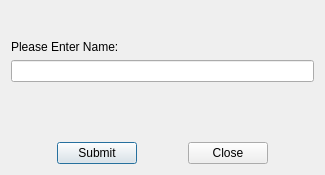
<?xml version="1.0" encoding="UTF-8"?>
<ui version="4.0">
 <class>HostNameDialog</class>
 <widget class="QDialog" name="HostNameDialog">
  <property name="geometry">
   <rect>
    <x>0</x>
    <y>0</y>
    <width>325</width>
    <height>175</height>
   </rect>
  </property>
  <property name="windowTitle">
   <string>Dialog</string>
  </property>
  <layout class="QVBoxLayout" name="verticalLayout">
   <item>
    <spacer name="verticalSpacer_2">
     <property name="orientation">
      <enum>Qt::Vertical</enum>
     </property>
     <property name="sizeHint" stdset="0">
      <size>
       <width>20</width>
       <height>17</height>
      </size>
     </property>
    </spacer>
   </item>
   <item>
    <widget class="QLabel" name="label">
     <property name="text">
      <string>Please Enter Name:</string>
     </property>
    </widget>
   </item>
   <item>
    <widget class="QLineEdit" name="HostNameLineEdit">
     <property name="text">
      <string/>
     </property>
    </widget>
   </item>
   <item>
    <layout class="QHBoxLayout" name="horizontalLayout_2">
     <item>
      <spacer name="horizontalSpacer">
       <property name="orientation">
        <enum>Qt::Horizontal</enum>
       </property>
       <property name="sizeHint" stdset="0">
        <size>
         <width>40</width>
         <height>20</height>
        </size>
       </property>
      </spacer>
     </item>
     <item>
      <widget class="QLabel" name="noNameLabel">
       <property name="text">
        <string/>
       </property>
      </widget>
     </item>
     <item>
      <spacer name="horizontalSpacer_2">
       <property name="orientation">
        <enum>Qt::Horizontal</enum>
       </property>
       <property name="sizeHint" stdset="0">
        <size>
         <width>40</width>
         <height>20</height>
        </size>
       </property>
      </spacer>
     </item>
    </layout>
   </item>
   <item>
    <spacer name="verticalSpacer">
     <property name="orientation">
      <enum>Qt::Vertical</enum>
     </property>
     <property name="sizeHint" stdset="0">
      <size>
       <width>20</width>
       <height>17</height>
      </size>
     </property>
    </spacer>
   </item>
   <item>
    <layout class="QHBoxLayout" name="horizontalLayout">
     <item>
      <spacer name="horizontalSpacer_4">
       <property name="orientation">
        <enum>Qt::Horizontal</enum>
       </property>
       <property name="sizeHint" stdset="0">
        <size>
         <width>40</width>
         <height>20</height>
        </size>
       </property>
      </spacer>
     </item>
     <item>
      <widget class="QPushButton" name="HostPlayerNameButton">
       <property name="text">
        <string>Submit</string>
       </property>
      </widget>
     </item>
     <item>
      <spacer name="horizontalSpacer_3">
       <property name="orientation">
        <enum>Qt::Horizontal</enum>
       </property>
       <property name="sizeHint" stdset="0">
        <size>
         <width>40</width>
         <height>20</height>
        </size>
       </property>
      </spacer>
     </item>
     <item>
      <widget class="QPushButton" name="HostNameCloseButton">
       <property name="text">
        <string>Close</string>
       </property>
      </widget>
     </item>
     <item>
      <spacer name="horizontalSpacer_5">
       <property name="orientation">
        <enum>Qt::Horizontal</enum>
       </property>
       <property name="sizeHint" stdset="0">
        <size>
         <width>40</width>
         <height>20</height>
        </size>
       </property>
      </spacer>
     </item>
    </layout>
   </item>
  </layout>
 </widget>
 <resources/>
 <connections/>
</ui>
